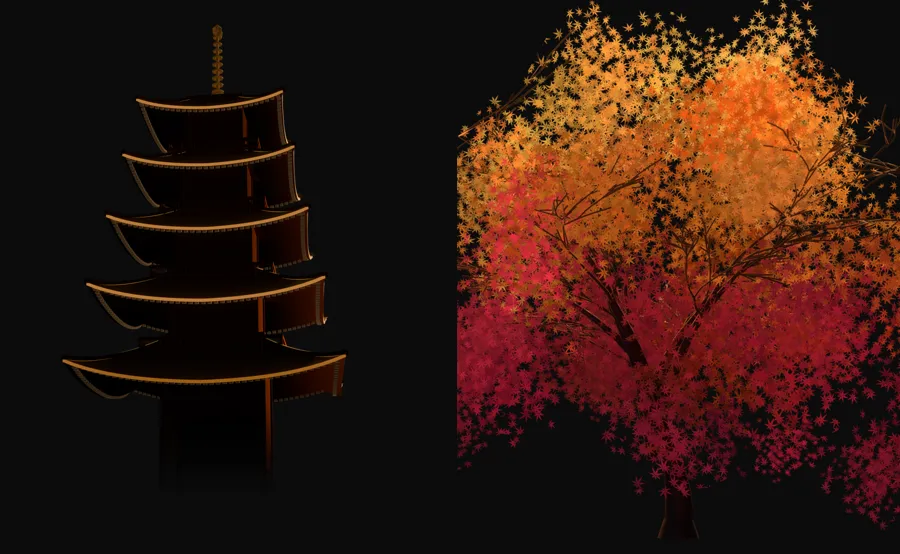
#> input picture assets-3d/pagoda_silhouette/iterations/cmp_pair.webp, 900 x 554 px
$ python -i comp.py   (imports and definitions only)
#> lines starting #> are read from the running program, lines starting #| are printed output that depends on the picture
"""Composite the RGBA render over the page background #0c0c0c, optionally beside
the momiji card so the two warm masses can be compared for loudness."""
import sys, os
from PIL import Image, ImageStat
import numpy as np

BG = (12, 12, 12)

def over(path, out, w=None):
#> called with path = 'iterations/cmp_pair.webp', out = 'out.png'
    im = Image.open(path).convert("RGBA")
    if w:
        h = int(im.height * w / im.width)
        im = im.resize((w, h), Image.LANCZOS)
    bg = Image.new("RGBA", im.size, BG + (255,))
    bg.alpha_composite(im)
    bg.convert("RGB").save(out)
    a = np.asarray(im)[..., 3].astype(np.float32) / 255.0
#> a: shape (554, 900) float32; every value is 1
    rgb = np.asarray(bg.convert("RGB")).astype(np.float32)
    lum = rgb @ np.array([0.2126, 0.7152, 0.0722])
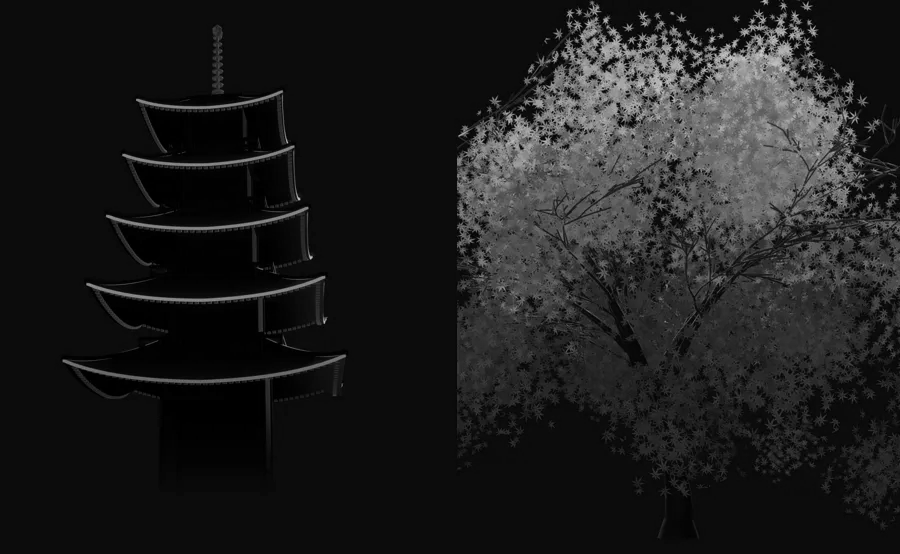
#> lum: shape (554, 900) float64; min 0, max 201.5, mean 30.5
    print(f"{os.path.basename(path)}  size={im.size}  cover={a.mean():.3f}  "
          f"mean_lum={lum.mean():.1f}  p99_lum={np.percentile(lum,99):.1f}  "
          f"max_lum={lum.max():.1f}  frac_lum>40={np.mean(lum>40):.4f}")
#| cmp_pair.webp  size=(900, 554)  cover=1.000  mean_lum=30.5  p99_lum=151.1  max_lum=201.5  frac_lum>40=0.2401
    return bg


def side_by_side(pag, tree, out):
    H = 900
    a = Image.open(pag).convert("RGBA")
    b = Image.open(tree).convert("RGBA")
    a = a.resize((int(a.width * H / a.height), H), Image.LANCZOS)
    b = b.resize((int(b.width * H / b.height), H), Image.LANCZOS)
    canvas = Image.new("RGBA", (a.width + b.width + 80, H), BG + (255,))
    canvas.alpha_composite(a, (0, 0))
    canvas.alpha_composite(b, (a.width + 80, 0))
    canvas.convert("RGB").save(out)
    print("wrote", out)


# [6 lines not run here, left out]

>>> result = over('iterations/cmp_pair.webp', 'out.png')

$ run again, on assets-3d/pagoda_silhouette/iterations/prev_03.webp
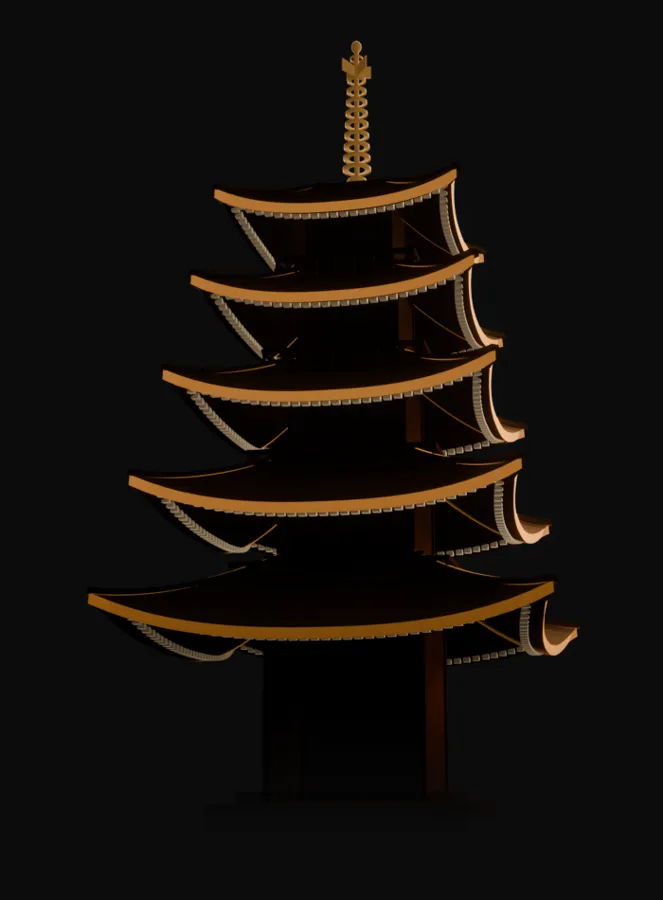
#> input picture assets-3d/pagoda_silhouette/iterations/prev_03.webp, 663 x 900 px
#> a: shape (900, 663) float32; every value is 1
#> in over, `lum = rgb @ np.array([0.2126, 0.7152, 0.0722])`:
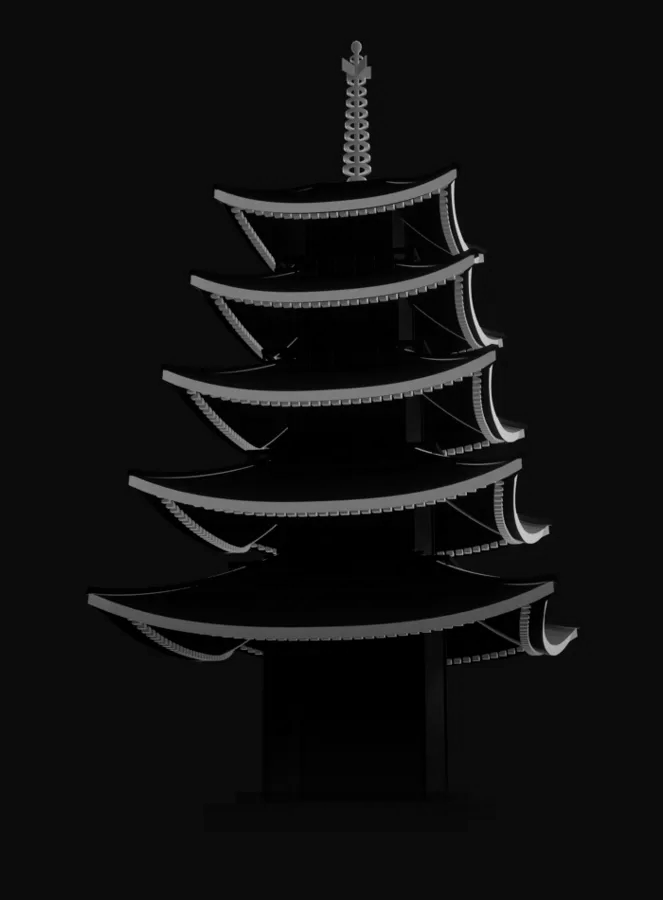
#> lum: shape (900, 663) float64; min 0, max 219.5, mean 16.1
#| prev_03.webp  size=(663, 900)  cover=1.000  mean_lum=16.1  p99_lum=123.5  max_lum=219.5  frac_lum>40=0.0671

$ run again, on assets-3d/pagoda_silhouette/iterations/prev_05.webp
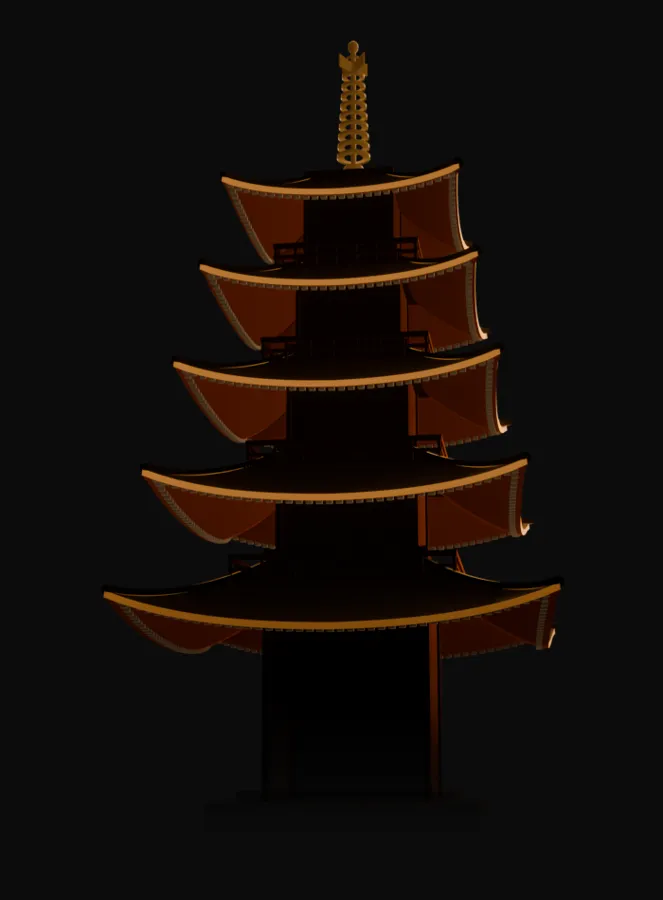
#> input picture assets-3d/pagoda_silhouette/iterations/prev_05.webp, 663 x 900 px
#> a: shape (900, 663) float32; every value is 1
#> in over, `lum = rgb @ np.array([0.2126, 0.7152, 0.0722])`:
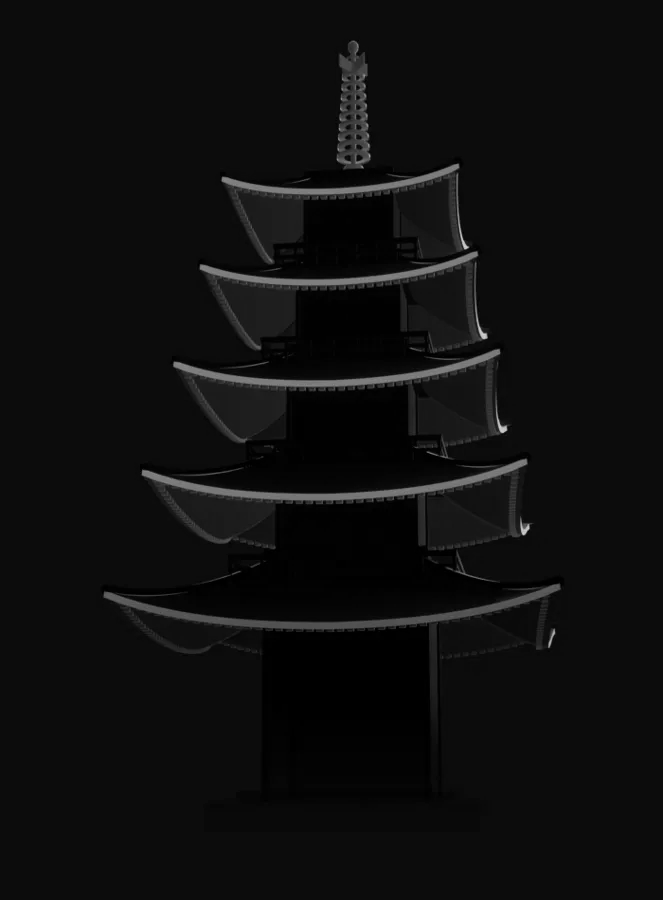
#> lum: shape (900, 663) float64; min 0, max 211.1, mean 14.4
#| prev_05.webp  size=(663, 900)  cover=1.000  mean_lum=14.4  p99_lum=118.4  max_lum=211.1  frac_lum>40=0.0434

$ run again, on assets-3d/pagoda_silhouette/iterations/prev_08.webp
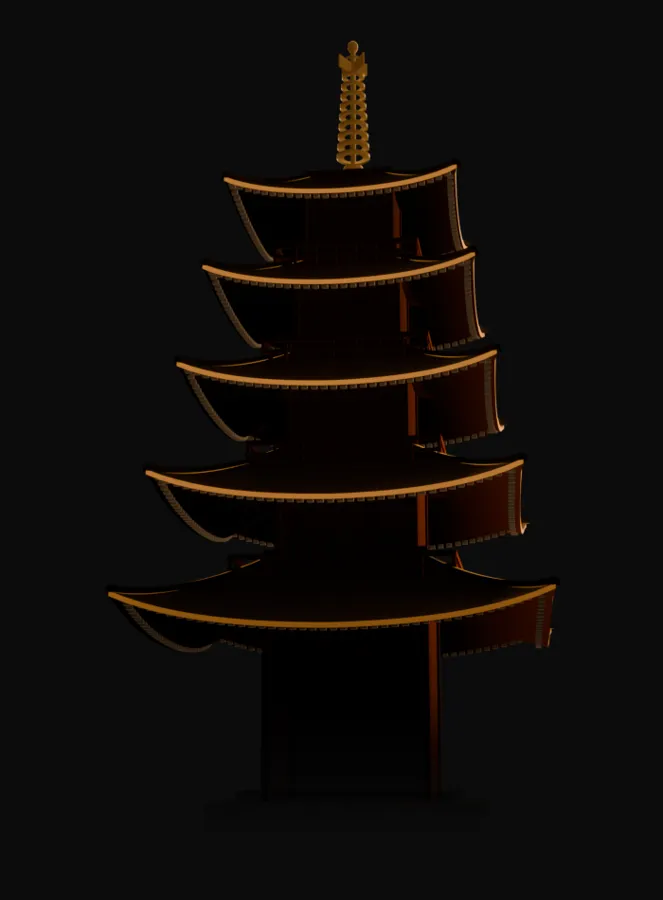
#> input picture assets-3d/pagoda_silhouette/iterations/prev_08.webp, 663 x 900 px
#> a: shape (900, 663) float32; every value is 1
#> in over, `lum = rgb @ np.array([0.2126, 0.7152, 0.0722])`:
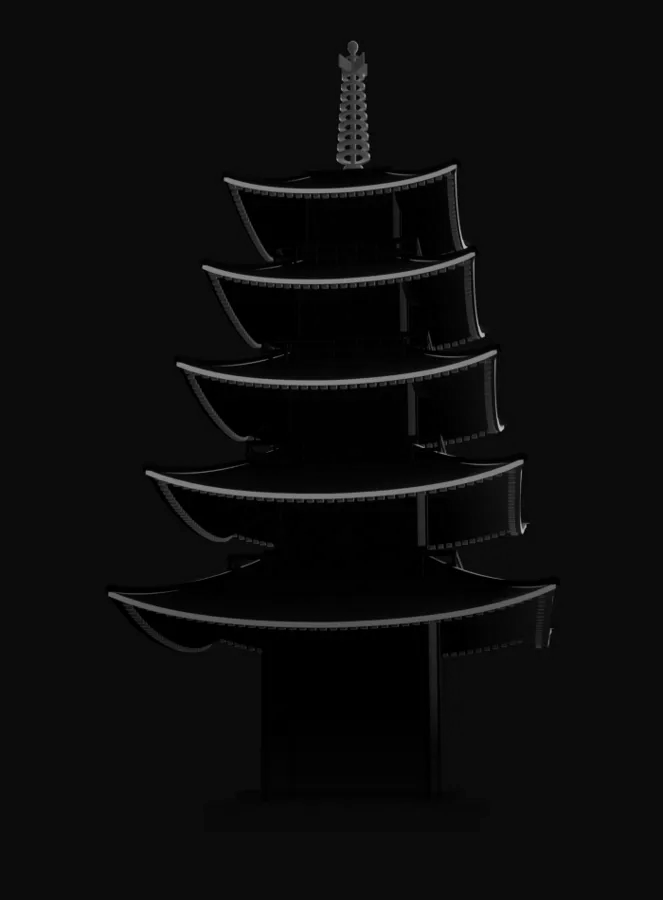
#> lum: shape (900, 663) float64; min 0, max 188.5, mean 12.5
#| prev_08.webp  size=(663, 900)  cover=1.000  mean_lum=12.5  p99_lum=97.6  max_lum=188.5  frac_lum>40=0.0328
